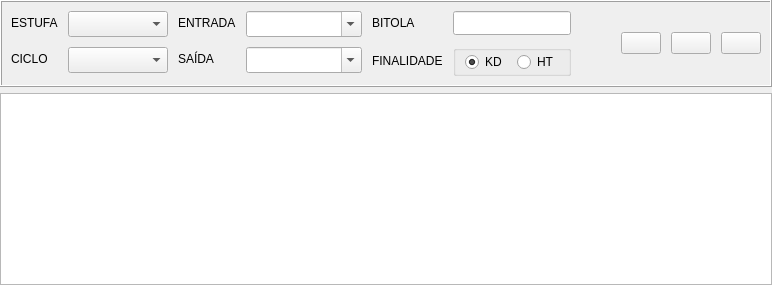
              <widget class="QWidget" name="page_cycle_historic">
               <layout class="QVBoxLayout" name="verticalLayout_12">
                <property name="leftMargin">
                 <number>0</number>
                </property>
                <property name="topMargin">
                 <number>0</number>
                </property>
                <property name="rightMargin">
                 <number>0</number>
                </property>
                <property name="bottomMargin">
                 <number>0</number>
                </property>
                <item>
                 <widget class="QFrame" name="frame_14">
                  <property name="sizePolicy">
                   <sizepolicy hsizetype="Preferred" vsizetype="Fixed">
                    <horstretch>0</horstretch>
                    <verstretch>0</verstretch>
                   </sizepolicy>
                  </property>
                  <property name="minimumSize">
                   <size>
                    <width>0</width>
                    <height>0</height>
                   </size>
                  </property>
                  <property name="maximumSize">
                   <size>
                    <width>16777215</width>
                    <height>16777215</height>
                   </size>
                  </property>
                  <property name="frameShape">
                   <enum>QFrame::Box</enum>
                  </property>
                  <property name="frameShadow">
                   <enum>QFrame::Raised</enum>
                  </property>
                  <layout class="QHBoxLayout" name="horizontalLayout_17" stretch="1,1,1,0,0">
                   <property name="spacing">
                    <number>10</number>
                   </property>
                   <item>
                    <layout class="QFormLayout" name="formLayout">
                     <property name="topMargin">
                      <number>0</number>
                     </property>
                     <property name="rightMargin">
                      <number>0</number>
                     </property>
                     <item row="0" column="0">
                      <widget class="QLabel" name="label_47">
                       <property name="sizePolicy">
                        <sizepolicy hsizetype="Preferred" vsizetype="Preferred">
                         <horstretch>0</horstretch>
                         <verstretch>0</verstretch>
                        </sizepolicy>
                       </property>
                       <property name="text">
                        <string>ESTUFA</string>
                       </property>
                       <property name="buddy">
                        <cstring>cb_kiln_cycle_history</cstring>
                       </property>
                      </widget>
                     </item>
                     <item row="0" column="1">
                      <widget class="QComboBox" name="cb_kiln_cycle_history">
                       <property name="sizePolicy">
                        <sizepolicy hsizetype="Expanding" vsizetype="Fixed">
                         <horstretch>0</horstretch>
                         <verstretch>0</verstretch>
                        </sizepolicy>
                       </property>
                       <property name="minimumSize">
                        <size>
                         <width>100</width>
                         <height>26</height>
                        </size>
                       </property>
                       <property name="maxVisibleItems">
                        <number>10</number>
                       </property>
                      </widget>
                     </item>
                     <item row="1" column="0">
                      <widget class="QLabel" name="label_56">
                       <property name="sizePolicy">
                        <sizepolicy hsizetype="Preferred" vsizetype="Preferred">
                         <horstretch>0</horstretch>
                         <verstretch>0</verstretch>
                        </sizepolicy>
                       </property>
                       <property name="maximumSize">
                        <size>
                         <width>16777215</width>
                         <height>16777215</height>
                        </size>
                       </property>
                       <property name="text">
                        <string>CICLO</string>
                       </property>
                       <property name="buddy">
                        <cstring>cb_cycle_cycle_history</cstring>
                       </property>
                      </widget>
                     </item>
                     <item row="1" column="1">
                      <widget class="QComboBox" name="cb_cycle_cycle_history">
                       <property name="sizePolicy">
                        <sizepolicy hsizetype="Expanding" vsizetype="Fixed">
                         <horstretch>0</horstretch>
                         <verstretch>0</verstretch>
                        </sizepolicy>
                       </property>
                       <property name="minimumSize">
                        <size>
                         <width>0</width>
                         <height>26</height>
                        </size>
                       </property>
                       <property name="maxVisibleItems">
                        <number>10</number>
                       </property>
                       <property name="frame">
                        <bool>true</bool>
                       </property>
                      </widget>
                     </item>
                    </layout>
                   </item>
                   <item>
                    <layout class="QFormLayout" name="formLayout_6">
                     <property name="topMargin">
                      <number>0</number>
                     </property>
                     <property name="rightMargin">
                      <number>0</number>
                     </property>
                     <item row="0" column="0">
                      <widget class="QLabel" name="label_46">
                       <property name="text">
                        <string>ENTRADA</string>
                       </property>
                       <property name="buddy">
                        <cstring>cb_entry_date_cycle_history</cstring>
                       </property>
                      </widget>
                     </item>
                     <item row="1" column="0">
                      <widget class="QLabel" name="label_61">
                       <property name="sizePolicy">
                        <sizepolicy hsizetype="Preferred" vsizetype="Preferred">
                         <horstretch>0</horstretch>
                         <verstretch>0</verstretch>
                        </sizepolicy>
                       </property>
                       <property name="text">
                        <string>SAÍDA</string>
                       </property>
                       <property name="buddy">
                        <cstring>cb_exit_date_cycle_history</cstring>
                       </property>
                      </widget>
                     </item>
                     <item row="0" column="1">
                      <widget class="CustomComboBox" name="cb_entry_date_cycle_history">
                       <property name="minimumSize">
                        <size>
                         <width>116</width>
                         <height>26</height>
                        </size>
                       </property>
                       <property name="editable">
                        <bool>true</bool>
                       </property>
                       <property name="insertPolicy">
                        <enum>QComboBox::NoInsert</enum>
                       </property>
                       <property name="frame">
                        <bool>true</bool>
                       </property>
                      </widget>
                     </item>
                     <item row="1" column="1">
                      <widget class="CustomComboBox" name="cb_exit_date_cycle_history">
                       <property name="sizePolicy">
                        <sizepolicy hsizetype="Preferred" vsizetype="Fixed">
                         <horstretch>0</horstretch>
                         <verstretch>0</verstretch>
                        </sizepolicy>
                       </property>
                       <property name="minimumSize">
                        <size>
                         <width>100</width>
                         <height>26</height>
                        </size>
                       </property>
                       <property name="editable">
                        <bool>true</bool>
                       </property>
                       <property name="insertPolicy">
                        <enum>QComboBox::NoInsert</enum>
                       </property>
                       <property name="frame">
                        <bool>true</bool>
                       </property>
                      </widget>
                     </item>
                    </layout>
                   </item>
                   <item>
                    <layout class="QFormLayout" name="formLayout_5">
                     <property name="topMargin">
                      <number>0</number>
                     </property>
                     <property name="rightMargin">
                      <number>0</number>
                     </property>
                     <item row="0" column="0">
                      <widget class="QLabel" name="label_60">
                       <property name="text">
                        <string>BITOLA</string>
                       </property>
                       <property name="buddy">
                        <cstring>txt_bitola_cycle_history</cstring>
                       </property>
                      </widget>
                     </item>
                     <item row="1" column="0">
                      <widget class="QLabel" name="label_51">
                       <property name="sizePolicy">
                        <sizepolicy hsizetype="Preferred" vsizetype="Expanding">
                         <horstretch>0</horstretch>
                         <verstretch>0</verstretch>
                        </sizepolicy>
                       </property>
                       <property name="text">
                        <string>FINALIDADE</string>
                       </property>
                       <property name="buddy">
                        <cstring>rb_kd_cycle_history</cstring>
                       </property>
                      </widget>
                     </item>
                     <item row="0" column="1">
                      <widget class="QLineEdit" name="txt_bitola_cycle_history">
                       <property name="minimumSize">
                        <size>
                         <width>116</width>
                         <height>24</height>
                        </size>
                       </property>
                      </widget>
                     </item>
                     <item row="1" column="1">
                      <widget class="QGroupBox" name="groupBox_5">
                       <property name="sizePolicy">
                        <sizepolicy hsizetype="Preferred" vsizetype="Preferred">
                         <horstretch>0</horstretch>
                         <verstretch>0</verstretch>
                        </sizepolicy>
                       </property>
                       <property name="minimumSize">
                        <size>
                         <width>0</width>
                         <height>0</height>
                        </size>
                       </property>
                       <property name="maximumSize">
                        <size>
                         <width>16777215</width>
                         <height>16777215</height>
                        </size>
                       </property>
                       <property name="title">
                        <string/>
                       </property>
                       <layout class="QHBoxLayout" name="horizontalLayout_19">
                        <property name="spacing">
                         <number>10</number>
                        </property>
                        <property name="topMargin">
                         <number>0</number>
                        </property>
                        <property name="bottomMargin">
                         <number>0</number>
                        </property>
                        <item>
                         <widget class="QRadioButton" name="rb_kd_cycle_history">
                          <property name="sizePolicy">
                           <sizepolicy hsizetype="Minimum" vsizetype="Fixed">
                            <horstretch>0</horstretch>
                            <verstretch>0</verstretch>
                           </sizepolicy>
                          </property>
                          <property name="text">
                           <string>KD</string>
                          </property>
                          <property name="checked">
                           <bool>true</bool>
                          </property>
                         </widget>
                        </item>
                        <item>
                         <widget class="QRadioButton" name="rb_ht_cycle_history">
                          <property name="text">
                           <string>HT</string>
                          </property>
                         </widget>
                        </item>
                       </layout>
                      </widget>
                     </item>
                    </layout>
                   </item>
                   <item>
                    <spacer name="horizontalSpacer_10">
                     <property name="orientation">
                      <enum>Qt::Horizontal</enum>
                     </property>
                     <property name="sizeHint" stdset="0">
                      <size>
                       <width>40</width>
                       <height>20</height>
                      </size>
                     </property>
                    </spacer>
                   </item>
                   <item>
                    <layout class="QHBoxLayout" name="horizontalLayout_21">
                     <property name="rightMargin">
                      <number>0</number>
                     </property>
                     <item>
                      <widget class="QPushButton" name="bt_search_cycle_history">
                       <property name="cursor">
                        <cursorShape>PointingHandCursor</cursorShape>
                       </property>
                       <property name="text">
                        <string/>
                       </property>
                       <property name="icon">
                        <iconset resource="resource.qrc">
                         <normaloff>:/icons/assets/search-32.png</normaloff>:/icons/assets/search-32.png</iconset>
                       </property>
                       <property name="iconSize">
                        <size>
                         <width>32</width>
                         <height>32</height>
                        </size>
                       </property>
                       <property name="shortcut">
                        <string>Ctrl+P</string>
                       </property>
                      </widget>
                     </item>
                     <item>
                      <widget class="QPushButton" name="bt_clear_cycle_history">
                       <property name="cursor">
                        <cursorShape>PointingHandCursor</cursorShape>
                       </property>
                       <property name="text">
                        <string/>
                       </property>
                       <property name="icon">
                        <iconset resource="resource.qrc">
                         <normaloff>:/icons/assets/erase-32.png</normaloff>:/icons/assets/erase-32.png</iconset>
                       </property>
                       <property name="iconSize">
                        <size>
                         <width>32</width>
                         <height>32</height>
                        </size>
                       </property>
                       <property name="shortcut">
                        <string>Ctrl+L</string>
                       </property>
                      </widget>
                     </item>
                     <item>
                      <widget class="QPushButton" name="bt_edit_cycle_history">
                       <property name="cursor">
                        <cursorShape>PointingHandCursor</cursorShape>
                       </property>
                       <property name="text">
                        <string/>
                       </property>
                       <property name="icon">
                        <iconset resource="resource.qrc">
                         <normaloff>:/icons/assets/edit-32.png</normaloff>:/icons/assets/edit-32.png</iconset>
                       </property>
                       <property name="iconSize">
                        <size>
                         <width>32</width>
                         <height>32</height>
                        </size>
                       </property>
                       <property name="shortcut">
                        <string>Ctrl+E</string>
                       </property>
                      </widget>
                     </item>
                    </layout>
                   </item>
                  </layout>
                 </widget>
                </item>
                <item>
                 <widget class="QTableView" name="tv_cycle_history">
                  <property name="selectionMode">
                   <enum>QAbstractItemView::SingleSelection</enum>
                  </property>
                  <property name="selectionBehavior">
                   <enum>QAbstractItemView::SelectRows</enum>
                  </property>
                  <property name="showGrid">
                   <bool>true</bool>
                  </property>
                  <attribute name="horizontalHeaderDefaultSectionSize">
                   <number>80</number>
                  </attribute>
                  <attribute name="horizontalHeaderShowSortIndicator" stdset="0">
                   <bool>false</bool>
                  </attribute>
                 </widget>
                </item>
               </layout>
              </widget>
